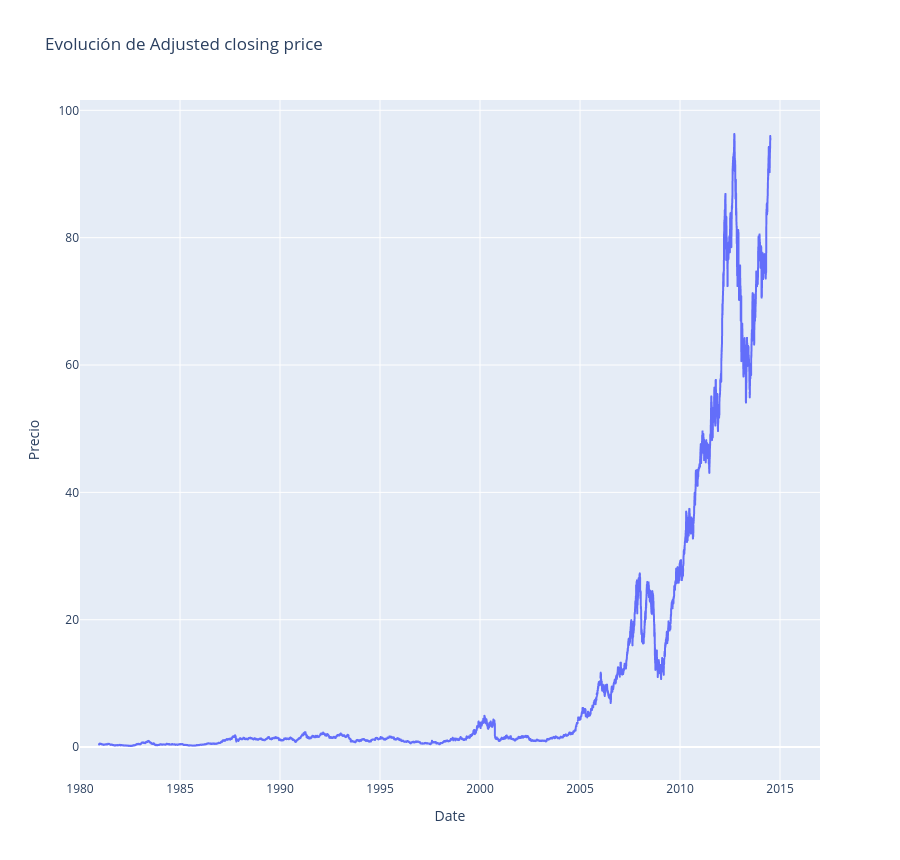

Notebook code cell kept with this figure:
### Code cell
import plotly.express as px

fig = px.line(
    apple, 
    x=apple.index, 
    y="Adj Close", 
    title="Evolución de Adjusted closing price",
    labels={"index": "Fecha", "Adj Close": "Precio"},
    range_x=["1980-01-01", "2016-12-31"] 
)

fig.update_layout(
    height=860
)

fig.show()

### Figure 1 — Plotly figure (JSON) as saved in the notebook; plotly's stock layout.template omitted (floating-point values rounded to 4 significant figures; data arrays with more than 128 entries replaced by an {"elided": "..."} marker saying what was removed)
{"data": [{"hovertemplate": "Date=%{x}<br>Precio=%{y}<extra></extra>", "legendgroup": "", "line": {"color": "#636efa", "dash": "solid"}, "marker": {"symbol": "circle"}, "mode": "lines", "name": "", "showlegend": false, "type": "scattergl", "x": {"elided": "8465 str values"}, "xaxis": "x", "y": {"elided": "8465 float values"}, "yaxis": "y"}], "layout": {"height": 860, "legend": {"tracegroupgap": 0}, "title": {"text": "Evolución de Adjusted closing price"}, "xaxis": {"anchor": "y", "domain": [0, 1], "range": ["1980-01-01", "2016-12-31"], "title": {"text": "Date"}}, "yaxis": {"anchor": "x", "domain": [0, 1], "title": {"text": "Precio"}}}}
